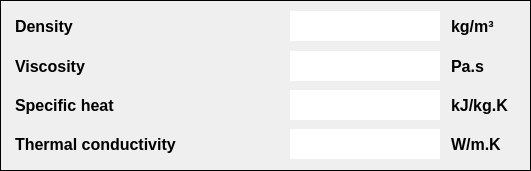
     <widget class="QWidget" name="widget_10" native="true">
      <property name="geometry">
       <rect>
        <x>53</x>
        <y>430</y>
        <width>531</width>
        <height>171</height>
       </rect>
      </property>
      <property name="styleSheet">
       <string notr="true">border: 1px solid black;</string>
      </property>
      <widget class="QWidget" name="widget_table_4_hot_1" native="true">
       <property name="geometry">
        <rect>
         <x>10</x>
         <y>10</y>
         <width>511</width>
         <height>151</height>
        </rect>
       </property>
       <property name="styleSheet">
        <string notr="true">border-color:transparent;</string>
       </property>
       <layout class="QVBoxLayout" name="verticalLayout_20">
        <item>
         <layout class="QHBoxLayout" name="horizontalLayout_48">
          <item>
           <widget class="QLabel" name="label_hot_Density">
            <property name="minimumSize">
             <size>
              <width>148</width>
              <height>0</height>
             </size>
            </property>
            <property name="font">
             <font>
              <pointsize>12</pointsize>
              <weight>75</weight>
              <bold>true</bold>
             </font>
            </property>
            <property name="styleSheet">
             <string notr="true">border-color: transparent;</string>
            </property>
            <property name="text">
             <string>Density</string>
            </property>
            <property name="alignment">
             <set>Qt::AlignLeading|Qt::AlignLeft|Qt::AlignVCenter</set>
            </property>
           </widget>
          </item>
          <item>
           <spacer name="horizontalSpacer_51">
            <property name="orientation">
             <enum>Qt::Horizontal</enum>
            </property>
            <property name="sizeType">
             <enum>QSizePolicy::Fixed</enum>
            </property>
            <property name="sizeHint" stdset="0">
             <size>
              <width>40</width>
              <height>20</height>
             </size>
            </property>
           </spacer>
          </item>
          <item>
           <widget class="QLineEdit" name="lineEdit_hot_Density">
            <property name="minimumSize">
             <size>
              <width>0</width>
              <height>30</height>
             </size>
            </property>
            <property name="maximumSize">
             <size>
              <width>150</width>
              <height>16777215</height>
             </size>
            </property>
            <property name="font">
             <font>
              <pointsize>12</pointsize>
              <weight>75</weight>
              <bold>true</bold>
             </font>
            </property>
            <property name="styleSheet">
             <string notr="true">background-color: rgb(255, 255, 0);
border:1px solid black;

}
QLineEdit:hover{
background-color:rgb(255, 204, 0);</string>
            </property>
           </widget>
          </item>
          <item>
           <widget class="QLabel" name="label_35">
            <property name="maximumSize">
             <size>
              <width>75</width>
              <height>16777215</height>
             </size>
            </property>
            <property name="font">
             <font>
              <pointsize>12</pointsize>
              <weight>75</weight>
              <bold>true</bold>
             </font>
            </property>
            <property name="styleSheet">
             <string notr="true">border-color: transparent;</string>
            </property>
            <property name="text">
             <string>kg/m³</string>
            </property>
           </widget>
          </item>
         </layout>
        </item>
        <item>
         <layout class="QHBoxLayout" name="horizontalLayout_54">
          <item>
           <widget class="QLabel" name="label_hot_Viscosity">
            <property name="minimumSize">
             <size>
              <width>148</width>
              <height>0</height>
             </size>
            </property>
            <property name="font">
             <font>
              <pointsize>12</pointsize>
              <weight>75</weight>
              <bold>true</bold>
             </font>
            </property>
            <property name="styleSheet">
             <string notr="true">border-color: transparent;</string>
            </property>
            <property name="text">
             <string>Viscosity</string>
            </property>
            <property name="alignment">
             <set>Qt::AlignLeading|Qt::AlignLeft|Qt::AlignVCenter</set>
            </property>
           </widget>
          </item>
          <item>
           <spacer name="horizontalSpacer_52">
            <property name="orientation">
             <enum>Qt::Horizontal</enum>
            </property>
            <property name="sizeType">
             <enum>QSizePolicy::Fixed</enum>
            </property>
            <property name="sizeHint" stdset="0">
             <size>
              <width>40</width>
              <height>20</height>
             </size>
            </property>
           </spacer>
          </item>
          <item>
           <widget class="QLineEdit" name="lineEdit_hot_Viscosity">
            <property name="minimumSize">
             <size>
              <width>0</width>
              <height>30</height>
             </size>
            </property>
            <property name="maximumSize">
             <size>
              <width>150</width>
              <height>16777215</height>
             </size>
            </property>
            <property name="font">
             <font>
              <pointsize>12</pointsize>
              <weight>75</weight>
              <bold>true</bold>
             </font>
            </property>
            <property name="styleSheet">
             <string notr="true">background-color: rgb(255, 255, 0);
border:1px solid black;

}
QLineEdit:hover{
background-color:rgb(255, 204, 0);</string>
            </property>
           </widget>
          </item>
          <item>
           <widget class="QLabel" name="label_36">
            <property name="maximumSize">
             <size>
              <width>75</width>
              <height>16777215</height>
             </size>
            </property>
            <property name="font">
             <font>
              <pointsize>12</pointsize>
              <weight>75</weight>
              <bold>true</bold>
             </font>
            </property>
            <property name="styleSheet">
             <string notr="true">border-color: transparent;</string>
            </property>
            <property name="text">
             <string>Pa.s</string>
            </property>
           </widget>
          </item>
         </layout>
        </item>
        <item>
         <layout class="QHBoxLayout" name="horizontalLayout_55">
          <item>
           <widget class="QLabel" name="label_hot_Specific_heat">
            <property name="minimumSize">
             <size>
              <width>148</width>
              <height>0</height>
             </size>
            </property>
            <property name="font">
             <font>
              <pointsize>12</pointsize>
              <weight>75</weight>
              <bold>true</bold>
             </font>
            </property>
            <property name="styleSheet">
             <string notr="true">border-color: transparent;</string>
            </property>
            <property name="text">
             <string>Specific heat</string>
            </property>
            <property name="alignment">
             <set>Qt::AlignLeading|Qt::AlignLeft|Qt::AlignVCenter</set>
            </property>
           </widget>
          </item>
          <item>
           <spacer name="horizontalSpacer_53">
            <property name="orientation">
             <enum>Qt::Horizontal</enum>
            </property>
            <property name="sizeType">
             <enum>QSizePolicy::Fixed</enum>
            </property>
            <property name="sizeHint" stdset="0">
             <size>
              <width>40</width>
              <height>20</height>
             </size>
            </property>
           </spacer>
          </item>
          <item>
           <widget class="QLineEdit" name="lineEdit_hot_Specific_heat">
            <property name="minimumSize">
             <size>
              <width>0</width>
              <height>30</height>
             </size>
            </property>
            <property name="maximumSize">
             <size>
              <width>150</width>
              <height>16777215</height>
             </size>
            </property>
            <property name="font">
             <font>
              <pointsize>12</pointsize>
              <weight>75</weight>
              <bold>true</bold>
             </font>
            </property>
            <property name="styleSheet">
             <string notr="true">background-color: rgb(255, 255, 0);
border:1px solid black;

}
QLineEdit:hover{
background-color:rgb(255, 204, 0);</string>
            </property>
           </widget>
          </item>
          <item>
           <widget class="QLabel" name="label_37">
            <property name="maximumSize">
             <size>
              <width>75</width>
              <height>16777215</height>
             </size>
            </property>
            <property name="font">
             <font>
              <pointsize>12</pointsize>
              <weight>75</weight>
              <bold>true</bold>
             </font>
            </property>
            <property name="styleSheet">
             <string notr="true">border-color: transparent;</string>
            </property>
            <property name="text">
             <string>kJ/kg.K</string>
            </property>
           </widget>
          </item>
         </layout>
        </item>
        <item>
         <layout class="QHBoxLayout" name="horizontalLayout_56">
          <item>
           <widget class="QLabel" name="label_hot_Thermal_conductivity">
            <property name="minimumSize">
             <size>
              <width>148</width>
              <height>0</height>
             </size>
            </property>
            <property name="font">
             <font>
              <pointsize>12</pointsize>
              <weight>75</weight>
              <bold>true</bold>
             </font>
            </property>
            <property name="styleSheet">
             <string notr="true">border-color: transparent;</string>
            </property>
            <property name="text">
             <string>Thermal conductivity</string>
            </property>
            <property name="alignment">
             <set>Qt::AlignLeading|Qt::AlignLeft|Qt::AlignVCenter</set>
            </property>
           </widget>
          </item>
          <item>
           <spacer name="horizontalSpacer_54">
            <property name="orientation">
             <enum>Qt::Horizontal</enum>
            </property>
            <property name="sizeType">
             <enum>QSizePolicy::Fixed</enum>
            </property>
            <property name="sizeHint" stdset="0">
             <size>
              <width>40</width>
              <height>20</height>
             </size>
            </property>
           </spacer>
          </item>
          <item>
           <widget class="QLineEdit" name="lineEdit_hot_Thermal_conductivity">
            <property name="minimumSize">
             <size>
              <width>0</width>
              <height>30</height>
             </size>
            </property>
            <property name="maximumSize">
             <size>
              <width>150</width>
              <height>16777215</height>
             </size>
            </property>
            <property name="font">
             <font>
              <pointsize>12</pointsize>
              <weight>75</weight>
              <bold>true</bold>
             </font>
            </property>
            <property name="styleSheet">
             <string notr="true">background-color: rgb(255, 255, 0);
border:1px solid black;

}
QLineEdit:hover{
background-color:rgb(255, 204, 0);</string>
            </property>
           </widget>
          </item>
          <item>
           <widget class="QLabel" name="label_38">
            <property name="maximumSize">
             <size>
              <width>75</width>
              <height>16777215</height>
             </size>
            </property>
            <property name="font">
             <font>
              <pointsize>12</pointsize>
              <weight>75</weight>
              <bold>true</bold>
             </font>
            </property>
            <property name="styleSheet">
             <string notr="true">border-color: transparent;</string>
            </property>
            <property name="text">
             <string>W/m.K</string>
            </property>
           </widget>
          </item>
         </layout>
        </item>
       </layout>
      </widget>
     </widget>
